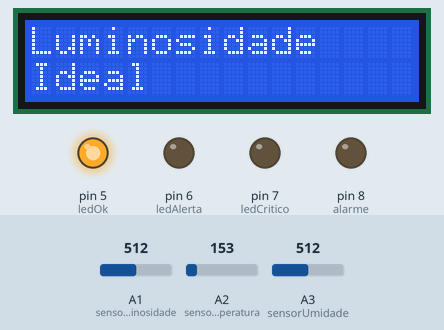
The sketch below on a simulated Arduino Uno, built with avr-gcc and run on an emulated ATmega328P. Parts: 16×2 character LCD, output pins drawn as LEDs (lit = HIGH). Inputs (shaded band) come from the test bench; at power-on: A1 (sensorLuminosidade) = 512, A2 (sensorTemperatura) = 153, A3 (sensorUmidade) = 512. What the sketch prints to the serial monitor is not drawn.

Above: at 2.7 s.
At 10.0 s:
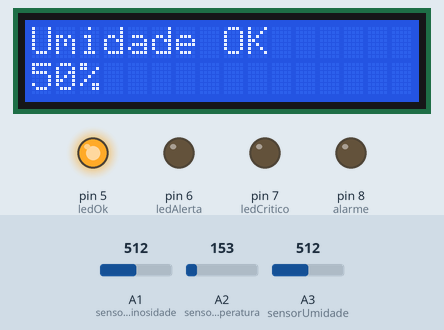
10.1 s: A1 (sensorLuminosidade) set to 360
13.6 s: A1 (sensorLuminosidade) set to 341
At 15.6 s:
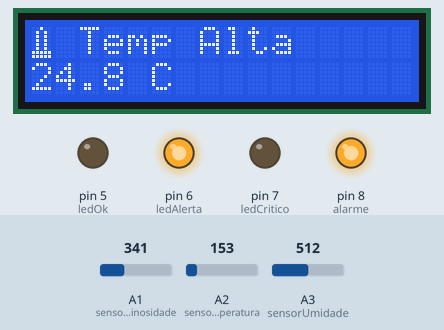
At 22.0 s:
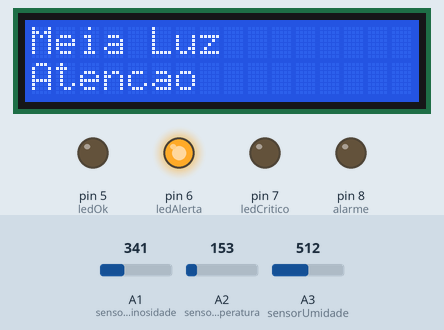
Timing chart, 0 to 22.7 s (numbered marks = the images above; inputs shaded):
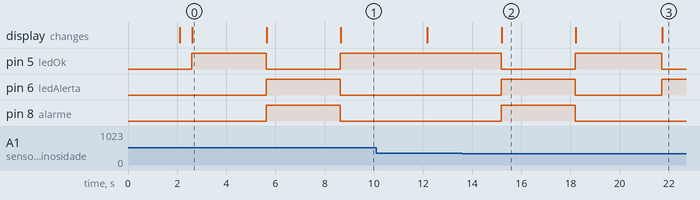

The sketch:

vinheria_agnello.ino
```cpp
#include <Wire.h>
#include <LiquidCrystal_I2C.h>

LiquidCrystal_I2C display(0x27, 16, 2);

// Definição dos pinos
int sensorLuminosidade = A1;
int sensorTemperatura = A2;
int sensorUmidade = A3;

int ledOk = 5;
int ledAlerta = 6;
int ledCritico = 7;

int alarme = 8;

// Desenho do termômetro
byte termometro[8] = {
  B00100,
  B01010,
  B01010,
  B01010,
  B01010,
  B01010,
  B11111,
  B11111
};

void setup() {

  pinMode(ledOk, OUTPUT);
  pinMode(ledAlerta, OUTPUT);
  pinMode(ledCritico, OUTPUT);
  pinMode(alarme, OUTPUT);

  Serial.begin(9600);

  display.init();
  display.backlight();

  // Cria o desenho personalizado
  display.createChar(0, termometro);

  display.setCursor(0, 0);
  display.print("Vinheria");

  display.setCursor(0, 1);
  display.print("Monitoramento");

  delay(2000);

  display.clear();
}

void loop() {


  float acumuladorTemp = 0;
  float acumuladorUmidade = 0;
  long acumuladorLuz = 0;

  for (int contador = 0; contador < 5; contador++) {

    int leituraTemp = analogRead(sensorTemperatura);

    float tensao = (leituraTemp / 1023.0) * 5000.0;

    acumuladorTemp += (tensao - 500.0) * 0.1;

    acumuladorUmidade += map(analogRead(sensorUmidade), 0, 1023, 0, 100);

    acumuladorLuz += analogRead(sensorLuminosidade);

    delay(100);
  }

  float temperaturaAtual = acumuladorTemp / 5;
  float umidadeAtual = acumuladorUmidade / 5;
  int luminosidadeAtual = acumuladorLuz / 5;


  Serial.print("Luminosidade: ");
  Serial.print(luminosidadeAtual);

  Serial.print(" | Temperatura: ");
  Serial.print(temperaturaAtual, 1);
  Serial.print("C");

  Serial.print(" | Umidade: ");
  Serial.print((int)umidadeAtual);
  Serial.println("%");


  if (luminosidadeAtual < 100) {

    digitalWrite(ledOk, LOW);
    digitalWrite(ledAlerta, LOW);
    digitalWrite(ledCritico, HIGH);
    digitalWrite(alarme, HIGH);

    display.clear();

    display.setCursor(0, 0);
    display.print("Ambiente Claro");

    display.setCursor(0, 1);
    display.print("Luminosidade");

  }
  else if (luminosidadeAtual < 350) {

    digitalWrite(ledOk, LOW);
    digitalWrite(ledAlerta, HIGH);
    digitalWrite(ledCritico, LOW);
    digitalWrite(alarme, LOW);

    display.clear();

    display.setCursor(0, 0);
    display.print("Meia Luz");

    display.setCursor(0, 1);
    display.print("Atencao");

  }
  else {

    digitalWrite(ledOk, HIGH);
    digitalWrite(ledAlerta, LOW);
    digitalWrite(ledCritico, LOW);
    digitalWrite(alarme, LOW);

    display.clear();

    display.setCursor(0, 0);
    display.print("Luminosidade");

    display.setCursor(0, 1);
    display.print("Ideal");
  }

  delay(3000);


  if (temperaturaAtual >= 10.0 && temperaturaAtual <= 15.0) {

    digitalWrite(ledOk, HIGH);
    digitalWrite(ledAlerta, LOW);
    digitalWrite(ledCritico, LOW);
    digitalWrite(alarme, LOW);

    display.clear();

    // desenho
    display.setCursor(0, 0);
    display.write(byte(0));

    display.print(" Temperatura");

    display.setCursor(0, 1);
    display.print("OK ");
    display.print(temperaturaAtual, 1);
    display.print(" C");

  }
  else if (temperaturaAtual > 15.0) {

    digitalWrite(ledOk, LOW);
    digitalWrite(ledAlerta, HIGH);
    digitalWrite(ledCritico, LOW);
    digitalWrite(alarme, HIGH);

    display.clear();

    // desenho
    display.setCursor(0, 0);
    display.write(byte(0));

    display.print(" Temp Alta");

    display.setCursor(0, 1);
    display.print(temperaturaAtual, 1);
    display.print(" C");

  }
  else {

    digitalWrite(ledOk, LOW);
    digitalWrite(ledAlerta, HIGH);
    digitalWrite(ledCritico, LOW);
    digitalWrite(alarme, HIGH);

    display.clear();

    // desenho
    display.setCursor(0, 0);
    display.write(byte(0));

    display.print(" Temp Baixa");

    display.setCursor(0, 1);
    display.print(temperaturaAtual, 1);
    display.print(" C");
  }

  delay(3000);


  if (umidadeAtual >= 50.0 && umidadeAtual <= 70.0) {

    digitalWrite(ledOk, HIGH);
    digitalWrite(ledAlerta, LOW);
    digitalWrite(ledCritico, LOW);
    digitalWrite(alarme, LOW);

    display.clear();

    display.setCursor(0, 0);
    display.print("Umidade OK");

    display.setCursor(0, 1);
    display.print((int)umidadeAtual);
    display.print("%");

  }
  else if (umidadeAtual > 70.0) {

    digitalWrite(ledOk, LOW);
    digitalWrite(ledAlerta, LOW);
    digitalWrite(ledCritico, HIGH);
    digitalWrite(alarme, HIGH);

    display.clear();

    display.setCursor(0, 0);
    display.print("Umidade Alta");

    display.setCursor(0, 1);
    display.print((int)umidadeAtual);
    display.print("%");

  }
  else {

    digitalWrite(ledOk, LOW);
    digitalWrite(ledAlerta, LOW);
    digitalWrite(ledCritico, HIGH);
    digitalWrite(alarme, HIGH);

    display.clear();

    display.setCursor(0, 0);
    display.print("Umidade Baixa");

    display.setCursor(0, 1);
    display.print((int)umidadeAtual);
    display.print("%");
  }

  delay(3000);
}
```

Measured:
- the behaviour switches between 350 and 349 on A1 (sensorLuminosidade) (found by bisection; images 1 and 2)
- after the input at 13.6 s, the display: first differs from a run without the input after 8.1 s (image 3)
- what the display in image 0 shows lasts 3.0 s, from 2.6 s to 5.6 s
